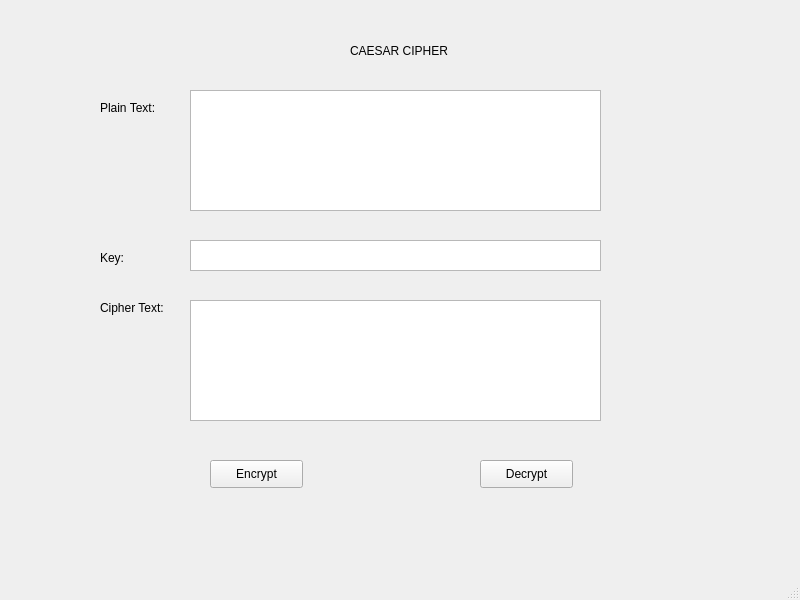
<?xml version="1.0" encoding="UTF-8"?>
<ui version="4.0">
 <class>MainWindow</class>
 <widget class="QMainWindow" name="MainWindow">
  <property name="geometry">
   <rect>
    <x>0</x>
    <y>0</y>
    <width>800</width>
    <height>600</height>
   </rect>
  </property>
  <property name="windowTitle">
   <string>MainWindow</string>
  </property>
  <widget class="QWidget" name="centralwidget">
   <widget class="QLabel" name="label">
    <property name="geometry">
     <rect>
      <x>350</x>
      <y>40</y>
      <width>101</width>
      <height>21</height>
     </rect>
    </property>
    <property name="text">
     <string>CAESAR CIPHER</string>
    </property>
   </widget>
   <widget class="QLabel" name="label_2">
    <property name="geometry">
     <rect>
      <x>100</x>
      <y>100</y>
      <width>71</width>
      <height>16</height>
     </rect>
    </property>
    <property name="text">
     <string>Plain Text:</string>
    </property>
   </widget>
   <widget class="QLabel" name="label_3">
    <property name="geometry">
     <rect>
      <x>100</x>
      <y>250</y>
      <width>55</width>
      <height>16</height>
     </rect>
    </property>
    <property name="text">
     <string>Key:</string>
    </property>
   </widget>
   <widget class="QLabel" name="label_4">
    <property name="geometry">
     <rect>
      <x>100</x>
      <y>300</y>
      <width>81</width>
      <height>16</height>
     </rect>
    </property>
    <property name="text">
     <string>Cipher Text:</string>
    </property>
   </widget>
   <widget class="QPushButton" name="btn_encrypt">
    <property name="geometry">
     <rect>
      <x>210</x>
      <y>460</y>
      <width>93</width>
      <height>28</height>
     </rect>
    </property>
    <property name="text">
     <string>Encrypt</string>
    </property>
   </widget>
   <widget class="QPushButton" name="btn_decrypt">
    <property name="geometry">
     <rect>
      <x>480</x>
      <y>460</y>
      <width>93</width>
      <height>28</height>
     </rect>
    </property>
    <property name="text">
     <string>Decrypt</string>
    </property>
   </widget>
   <widget class="QPlainTextEdit" name="txt_plain_text">
    <property name="geometry">
     <rect>
      <x>190</x>
      <y>90</y>
      <width>411</width>
      <height>121</height>
     </rect>
    </property>
   </widget>
   <widget class="QPlainTextEdit" name="txt_key">
    <property name="geometry">
     <rect>
      <x>190</x>
      <y>240</y>
      <width>411</width>
      <height>31</height>
     </rect>
    </property>
   </widget>
   <widget class="QPlainTextEdit" name="txt_cipher_text">
    <property name="geometry">
     <rect>
      <x>190</x>
      <y>300</y>
      <width>411</width>
      <height>121</height>
     </rect>
    </property>
   </widget>
  </widget>
  <widget class="QMenuBar" name="menubar">
   <property name="geometry">
    <rect>
     <x>0</x>
     <y>0</y>
     <width>800</width>
     <height>26</height>
    </rect>
   </property>
  </widget>
  <widget class="QStatusBar" name="statusbar"/>
 </widget>
 <resources/>
 <connections/>
</ui>
